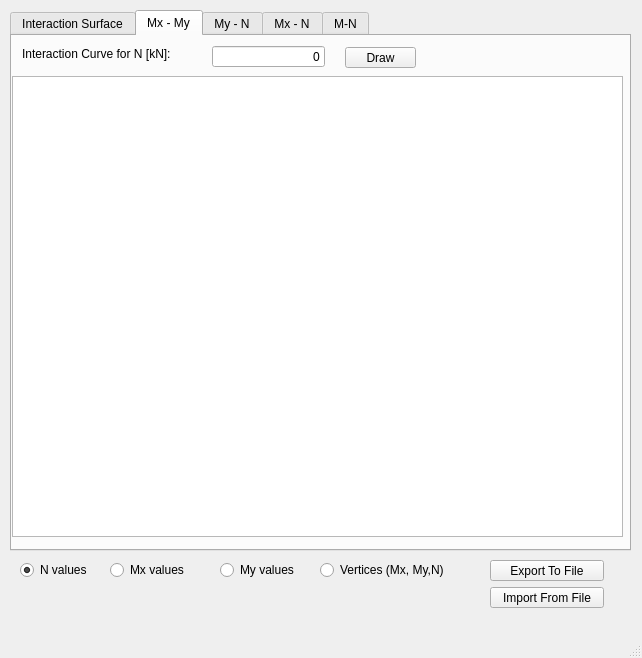
<?xml version="1.0" encoding="UTF-8"?>
<ui version="4.0">
 <class>SolutionWindow</class>
 <widget class="QMainWindow" name="SolutionWindow">
  <property name="geometry">
   <rect>
    <x>0</x>
    <y>0</y>
    <width>642</width>
    <height>658</height>
   </rect>
  </property>
  <property name="windowTitle">
   <string>MainWindow</string>
  </property>
  <widget class="QWidget" name="centralwidget">
   <widget class="QTabWidget" name="solutionTabWidget">
    <property name="geometry">
     <rect>
      <x>10</x>
      <y>10</y>
      <width>621</width>
      <height>541</height>
     </rect>
    </property>
    <property name="currentIndex">
     <number>1</number>
    </property>
    <widget class="QWidget" name="tab">
     <property name="enabled">
      <bool>true</bool>
     </property>
     <attribute name="title">
      <string>Interaction Surface</string>
     </attribute>
     <widget class="QWidget" name="verticalLayoutWidget">
      <property name="geometry">
       <rect>
        <x>10</x>
        <y>10</y>
        <width>581</width>
        <height>491</height>
       </rect>
      </property>
      <layout class="QVBoxLayout" name="verticalLayout">
       <item>
        <widget class="GLWidget" name="glwidget" native="true"/>
       </item>
      </layout>
     </widget>
    </widget>
    <widget class="QWidget" name="tab_2">
     <attribute name="title">
      <string>Mx - My</string>
     </attribute>
     <widget class="QGraphicsView" name="graphicsViewMxMy">
      <property name="geometry">
       <rect>
        <x>0</x>
        <y>40</y>
        <width>611</width>
        <height>461</height>
       </rect>
      </property>
     </widget>
     <widget class="QLineEdit" name="lineEditNValue">
      <property name="geometry">
       <rect>
        <x>200</x>
        <y>10</y>
        <width>113</width>
        <height>21</height>
       </rect>
      </property>
      <property name="text">
       <string>0</string>
      </property>
      <property name="alignment">
       <set>Qt::AlignRight|Qt::AlignTrailing|Qt::AlignVCenter</set>
      </property>
     </widget>
     <widget class="QLabel" name="label">
      <property name="geometry">
       <rect>
        <x>10</x>
        <y>10</y>
        <width>191</width>
        <height>16</height>
       </rect>
      </property>
      <property name="text">
       <string>Interaction Curve for N [kN]:</string>
      </property>
     </widget>
     <widget class="QPushButton" name="pushButtonDrawForN">
      <property name="geometry">
       <rect>
        <x>333</x>
        <y>11</y>
        <width>71</width>
        <height>21</height>
       </rect>
      </property>
      <property name="text">
       <string>Draw</string>
      </property>
     </widget>
    </widget>
    <widget class="QWidget" name="tab_3">
     <attribute name="title">
      <string>My - N</string>
     </attribute>
     <widget class="QGraphicsView" name="graphicsViewNMy">
      <property name="geometry">
       <rect>
        <x>0</x>
        <y>40</y>
        <width>611</width>
        <height>461</height>
       </rect>
      </property>
     </widget>
     <widget class="QLabel" name="label_2">
      <property name="geometry">
       <rect>
        <x>10</x>
        <y>6</y>
        <width>211</width>
        <height>20</height>
       </rect>
      </property>
      <property name="text">
       <string>Interaction Curve for Mx [kNm]:</string>
      </property>
     </widget>
     <widget class="QLineEdit" name="lineEditMxValue">
      <property name="geometry">
       <rect>
        <x>220</x>
        <y>10</y>
        <width>113</width>
        <height>21</height>
       </rect>
      </property>
      <property name="text">
       <string>0</string>
      </property>
      <property name="alignment">
       <set>Qt::AlignRight|Qt::AlignTrailing|Qt::AlignVCenter</set>
      </property>
     </widget>
     <widget class="QPushButton" name="pushButtonDrawForMx">
      <property name="geometry">
       <rect>
        <x>350</x>
        <y>10</y>
        <width>71</width>
        <height>21</height>
       </rect>
      </property>
      <property name="text">
       <string>Draw</string>
      </property>
     </widget>
    </widget>
    <widget class="QWidget" name="tab_4">
     <attribute name="title">
      <string>Mx - N</string>
     </attribute>
     <widget class="QGraphicsView" name="graphicsViewNMx">
      <property name="geometry">
       <rect>
        <x>0</x>
        <y>40</y>
        <width>611</width>
        <height>461</height>
       </rect>
      </property>
     </widget>
     <widget class="QLabel" name="label_3">
      <property name="geometry">
       <rect>
        <x>10</x>
        <y>10</y>
        <width>211</width>
        <height>16</height>
       </rect>
      </property>
      <property name="text">
       <string>Interaction Curve for My [kNm]:</string>
      </property>
     </widget>
     <widget class="QLineEdit" name="lineEditMyValue">
      <property name="geometry">
       <rect>
        <x>220</x>
        <y>10</y>
        <width>113</width>
        <height>21</height>
       </rect>
      </property>
      <property name="text">
       <string>0</string>
      </property>
      <property name="alignment">
       <set>Qt::AlignRight|Qt::AlignTrailing|Qt::AlignVCenter</set>
      </property>
     </widget>
     <widget class="QPushButton" name="pushButtonDrawForMy">
      <property name="geometry">
       <rect>
        <x>350</x>
        <y>10</y>
        <width>71</width>
        <height>21</height>
       </rect>
      </property>
      <property name="text">
       <string>Draw</string>
      </property>
     </widget>
    </widget>
    <widget class="QWidget" name="tab_5">
     <attribute name="title">
      <string>M-N</string>
     </attribute>
     <widget class="QLabel" name="label_4">
      <property name="geometry">
       <rect>
        <x>10</x>
        <y>20</y>
        <width>221</width>
        <height>16</height>
       </rect>
      </property>
      <property name="text">
       <string>Interaction Curve for alfa [degree]:</string>
      </property>
     </widget>
     <widget class="QLineEdit" name="lineEditAlfaValue">
      <property name="geometry">
       <rect>
        <x>240</x>
        <y>20</y>
        <width>51</width>
        <height>21</height>
       </rect>
      </property>
      <property name="text">
       <string>0</string>
      </property>
      <property name="alignment">
       <set>Qt::AlignRight|Qt::AlignTrailing|Qt::AlignVCenter</set>
      </property>
     </widget>
     <widget class="QPushButton" name="pushButtonDrawForAlfa">
      <property name="geometry">
       <rect>
        <x>310</x>
        <y>20</y>
        <width>71</width>
        <height>21</height>
       </rect>
      </property>
      <property name="text">
       <string>Draw</string>
      </property>
     </widget>
     <widget class="QGraphicsView" name="graphicsViewNM">
      <property name="geometry">
       <rect>
        <x>0</x>
        <y>50</y>
        <width>611</width>
        <height>461</height>
       </rect>
      </property>
     </widget>
    </widget>
   </widget>
   <widget class="QPushButton" name="pushButtonExport">
    <property name="geometry">
     <rect>
      <x>490</x>
      <y>560</y>
      <width>114</width>
      <height>21</height>
     </rect>
    </property>
    <property name="text">
     <string>Export To File</string>
    </property>
   </widget>
   <widget class="QRadioButton" name="radioButtonN">
    <property name="geometry">
     <rect>
      <x>20</x>
      <y>560</y>
      <width>102</width>
      <height>20</height>
     </rect>
    </property>
    <property name="text">
     <string>N values</string>
    </property>
    <property name="checked">
     <bool>true</bool>
    </property>
   </widget>
   <widget class="QRadioButton" name="radioButtonMx">
    <property name="geometry">
     <rect>
      <x>110</x>
      <y>560</y>
      <width>102</width>
      <height>20</height>
     </rect>
    </property>
    <property name="text">
     <string>Mx values</string>
    </property>
   </widget>
   <widget class="QRadioButton" name="radioButtonMy">
    <property name="geometry">
     <rect>
      <x>220</x>
      <y>560</y>
      <width>102</width>
      <height>20</height>
     </rect>
    </property>
    <property name="text">
     <string>My values</string>
    </property>
   </widget>
   <widget class="QRadioButton" name="radioButtonAll">
    <property name="geometry">
     <rect>
      <x>320</x>
      <y>560</y>
      <width>151</width>
      <height>20</height>
     </rect>
    </property>
    <property name="text">
     <string>Vertices (Mx, My,N)</string>
    </property>
   </widget>
   <widget class="QPushButton" name="pushButtonImport">
    <property name="geometry">
     <rect>
      <x>490</x>
      <y>587</y>
      <width>114</width>
      <height>21</height>
     </rect>
    </property>
    <property name="text">
     <string>Import From File</string>
    </property>
   </widget>
  </widget>
  <widget class="QMenuBar" name="menubar">
   <property name="geometry">
    <rect>
     <x>0</x>
     <y>0</y>
     <width>642</width>
     <height>22</height>
    </rect>
   </property>
  </widget>
  <widget class="QStatusBar" name="statusbar"/>
 </widget>
 <customwidgets>
  <customwidget>
   <class>GLWidget</class>
   <extends>QWidget</extends>
   <header>glwidget.h</header>
   <container>1</container>
  </customwidget>
 </customwidgets>
 <resources/>
 <connections/>
</ui>
